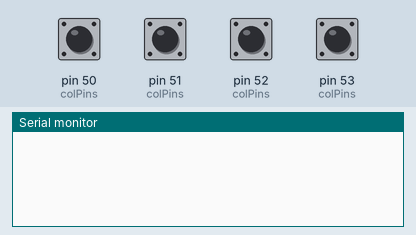
This sketch was run on a simulated Arduino Mega 2560, built with avr-gcc and run on an emulated ATmega2560. On the bench: the last lines printed to the serial monitor. The inputs (shaded band) are chosen by the test bench; at power-on: pin 50 (colPins), pin 51 (colPins), pin 52 (colPins), pin 53 (colPins) HIGH.

Above: at 1.2 s.
1.3 s: pin 50 (colPins) pulled LOW for 0.15 s
At 2.5 s:
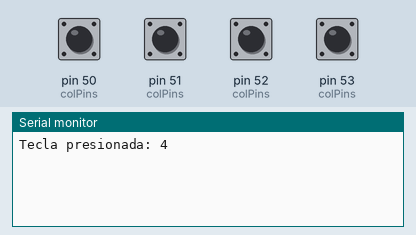
2.9 s: pin 53 (colPins) pulled LOW for 0.15 s
At 3.8 s:
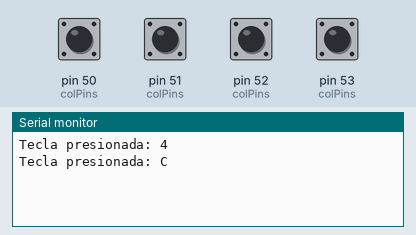
4.5 s: pin 51 (colPins) pulled LOW for 0.15 s
At 5.0 s:
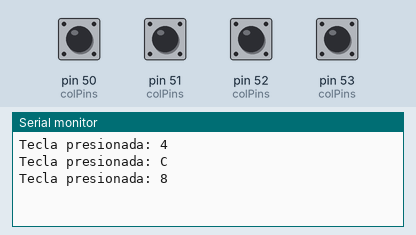
6.1 s: pin 52 (colPins) pulled LOW for 0.15 s
At 7.3 s:
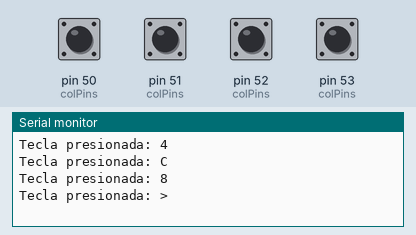
7.7 s: pin 50 (colPins) pulled LOW for 1 s
At 8.6 s:
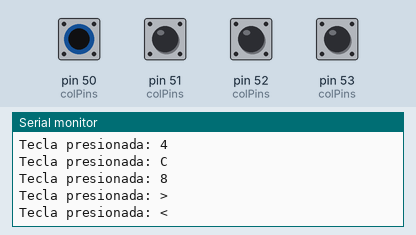
10.2 s: pin 53 (colPins) pulled LOW for 1 s
At 11.7 s:
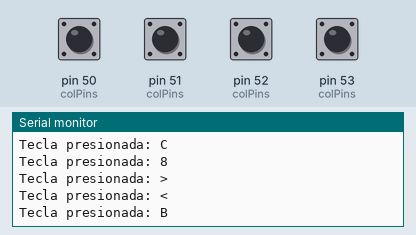

The sketch:

3-teclado.ino
```cpp
// main.cpp
#include <Arduino.h>
#include "keypad.h"

const byte ROWS = 4;
const byte COLS = 4;
const char keys[ROWS][COLS] = {
  { '1', '2', '3', 'A' },
  { '4', '5', '6', 'B' },
  { '7', '8', '9', 'C' },
  { '<', '0', '>', 'D' }
};
const byte rowPins[ROWS] = { 46, 47, 48, 49 };
const byte colPins[COLS] = { 50, 51, 52, 53 };

Keypad keypad(rowPins, colPins, keys);

void setup() {
  Serial.begin(9600);
  keypad.init();
}

void loop() {
  char key = keypad.getKey();

  if (key != '\0') {
    Serial.print("Tecla presionada: ");
    Serial.println(key);
  }
}

ISR(PCINT0_vect) {
  keypad.setKeyDetected(true);
}
```

keypad.cpp
```cpp
// keypad.cpp
#include "keypad.h"

Keypad::Keypad(const byte* rowPins, const byte* colPins, const char (*keys)[4]) {
  _rowPins = rowPins;
  _colPins = colPins;
  _keys = keys;
  _keyDetected = false;
  _currentRow = 0;
}

void Keypad::init() {
  // Configurar filas como salidas
  for (byte i = 0; i < 4; i++) {
    pinMode(_rowPins[i], OUTPUT);
    digitalWrite(_rowPins[i], HIGH);
  }

  // Configurar columnas como entradas con pull-up
  for (byte i = 0; i < 4; i++) {
    pinMode(_colPins[i], INPUT_PULLUP);
  }

  // Configurar interrupciones PCINT0:3 para pines 50-53
  PCICR |= (1 << PCIE0);
  PCMSK0 |= (1 << PCINT0) | (1 << PCINT1) | (1 << PCINT2) | (1 << PCINT3);
}

char Keypad::getKey() {
  unsigned long currentTime = millis();

  // Verificar si el debounce permite procesar la tecla
  if ((currentTime - _lastDebounceTime) < DEBOUNCE_DELAY) {
    return '\0';  // Ignorar pulsaciones rápidas
  }

  digitalWrite(_rowPins[_currentRow], HIGH);
  _currentRow = (_currentRow + 1) % 4;
  digitalWrite(_rowPins[_currentRow], LOW);

  if (_keyDetected) {
    for (byte columna = 0; columna < 4; columna++) {
      if (digitalRead(_colPins[columna]) == LOW) {
        _keyDetected = false;
        _lastDebounceTime = currentTime;  // Actualizar tiempo de debounce
        return _keys[_currentRow][columna];
      }
    }
    _keyDetected = false;
  }

  delayMicroseconds(500);
  return '\0';
}
```

keypad.h
```cpp
// keypad.h
#ifndef KEYPAD_H
#define KEYPAD_H

#include <Arduino.h>

class Keypad {
private:
    // Evitar altas velocidades en milisegundos para interacción humano-máquina
    unsigned long _lastDebounceTime;
    static const unsigned long DEBOUNCE_DELAY = 200;

    const byte* _rowPins;
    const byte* _colPins;
    const char (*_keys)[4];
    volatile bool _keyDetected;
    volatile byte _currentRow;

public:
    Keypad(const byte* rowPins, const byte* colPins, const char (*keys)[4]);
    void init();
    char getKey();
    void setKeyDetected(bool detected) { _keyDetected = detected; }
    byte getCurrentRow() const { return _currentRow; }
    void setCurrentRow(byte row) { _currentRow = row; }
};

#endif
```

Measured:
- after the input at 1.3 s, the serial monitor: prints a new line at once (image 1)
- after the input at 2.9 s, the serial monitor: prints a new line at once (image 2)
- after the input at 4.5 s, the serial monitor: prints a new line at once (image 3)
- after the input at 6.1 s, the serial monitor: prints a new line at once (image 4)
- after the input at 7.7 s, the serial monitor: prints a new line at once (image 5)
- after the input at 10.2 s, the serial monitor: prints a new line at once (image 6)
